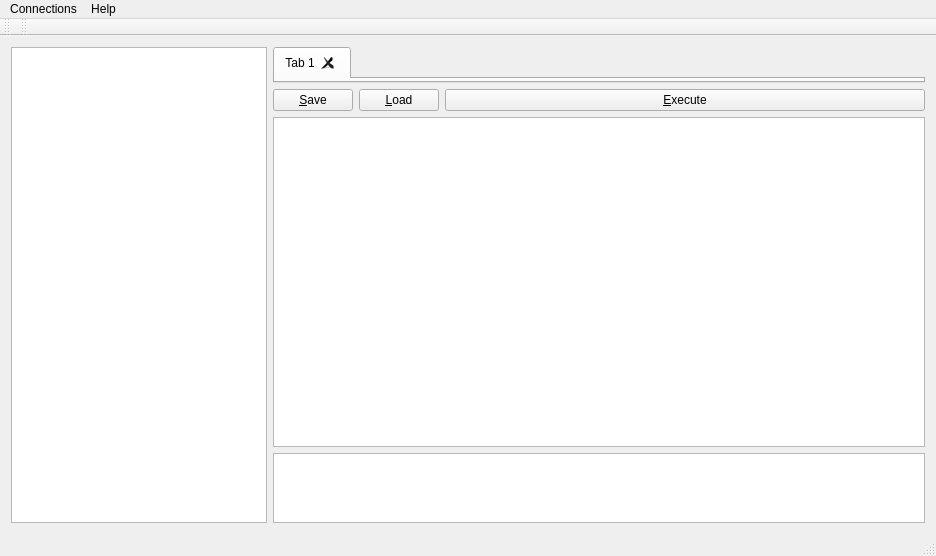
<?xml version="1.0" encoding="UTF-8"?>
<ui version="4.0">
 <class>MainWindow</class>
 <widget class="QMainWindow" name="MainWindow">
  <property name="geometry">
   <rect>
    <x>0</x>
    <y>0</y>
    <width>936</width>
    <height>556</height>
   </rect>
  </property>
  <property name="windowTitle">
   <string>MainWindow</string>
  </property>
  <property name="windowIcon">
   <iconset resource="resources.qrc">
    <normaloff>:/icons/programm_icon.png</normaloff>:/icons/programm_icon.png</iconset>
  </property>
  <widget class="QWidget" name="horizontalContainer">
   <layout class="QHBoxLayout" name="horizontalLayout" stretch="0,1">
    <item>
     <widget class="QTreeView" name="databaseList">
      <property name="sizePolicy">
       <sizepolicy hsizetype="Minimum" vsizetype="Minimum">
        <horstretch>0</horstretch>
        <verstretch>0</verstretch>
       </sizepolicy>
      </property>
     </widget>
    </item>
    <item>
     <layout class="QVBoxLayout" name="verticalLayout" stretch="0,1,6,1">
      <item>
       <widget class="QTabWidget" name="tabWidget">
        <property name="currentIndex">
         <number>0</number>
        </property>
        <property name="usesScrollButtons">
         <bool>true</bool>
        </property>
        <property name="documentMode">
         <bool>false</bool>
        </property>
        <property name="tabsClosable">
         <bool>true</bool>
        </property>
        <property name="movable">
         <bool>true</bool>
        </property>
        <property name="tabBarAutoHide">
         <bool>false</bool>
        </property>
        <widget class="QWidget" name="add_one">
         <property name="enabled">
          <bool>true</bool>
         </property>
         <attribute name="title">
          <string>Tab 1</string>
         </attribute>
        </widget>
       </widget>
      </item>
      <item>
       <layout class="QHBoxLayout" name="horizontalLayout_2" stretch="1,1,8">
        <item>
         <widget class="QPushButton" name="btnQuerySave">
          <property name="cursor">
           <cursorShape>PointingHandCursor</cursorShape>
          </property>
          <property name="toolTip">
           <string>&lt;html&gt;&lt;head/&gt;&lt;body&gt;&lt;p&gt;Press &lt;span style=&quot; font-weight:600;&quot;&gt;Button&lt;/span&gt; to Save Query to File&lt;/p&gt;&lt;/body&gt;&lt;/html&gt;</string>
          </property>
          <property name="text">
           <string>&amp;Save</string>
          </property>
          <property name="icon">
           <iconset resource="resources.qrc">
            <normaloff>:/icons/speichern_schatten.png</normaloff>:/icons/speichern_schatten.png</iconset>
          </property>
          <property name="iconSize">
           <size>
            <width>24</width>
            <height>24</height>
           </size>
          </property>
          <property name="shortcut">
           <string>Alt+S</string>
          </property>
         </widget>
        </item>
        <item>
         <widget class="QPushButton" name="btnQueryLoad">
          <property name="cursor">
           <cursorShape>PointingHandCursor</cursorShape>
          </property>
          <property name="toolTip">
           <string>&lt;html&gt;&lt;head/&gt;&lt;body&gt;&lt;p&gt;Press &lt;span style=&quot; font-weight:600;&quot;&gt;Button&lt;/span&gt; to load Query from File&lt;/p&gt;&lt;/body&gt;&lt;/html&gt;</string>
          </property>
          <property name="locale">
           <locale language="English" country="UnitedKingdom"/>
          </property>
          <property name="text">
           <string>&amp;Load</string>
          </property>
          <property name="icon">
           <iconset resource="resources.qrc">
            <normaloff>:/icons/speichern_schatten.png</normaloff>:/icons/speichern_schatten.png</iconset>
          </property>
          <property name="iconSize">
           <size>
            <width>24</width>
            <height>24</height>
           </size>
          </property>
          <property name="shortcut">
           <string>Alt+L</string>
          </property>
         </widget>
        </item>
        <item>
         <widget class="QPushButton" name="btnQueryExecute">
          <property name="cursor">
           <cursorShape>PointingHandCursor</cursorShape>
          </property>
          <property name="contextMenuPolicy">
           <enum>Qt::NoContextMenu</enum>
          </property>
          <property name="toolTip">
           <string>&lt;html&gt;&lt;head/&gt;&lt;body&gt;&lt;p&gt;Press &lt;span style=&quot; font-weight:600;&quot;&gt;Button&lt;/span&gt; or &lt;span style=&quot; font-weight:600;&quot;&gt;Ctrl+Return&lt;/span&gt; to execute Query&lt;/p&gt;&lt;/body&gt;&lt;/html&gt;</string>
          </property>
          <property name="accessibleDescription">
           <string/>
          </property>
          <property name="layoutDirection">
           <enum>Qt::LeftToRight</enum>
          </property>
          <property name="locale">
           <locale language="English" country="UnitedKingdom"/>
          </property>
          <property name="inputMethodHints">
           <set>Qt::ImhNone</set>
          </property>
          <property name="text">
           <string>&amp;Execute</string>
          </property>
          <property name="icon">
           <iconset resource="resources.qrc">
            <normaloff>:/icons/ausfuehren_schatten.png</normaloff>:/icons/ausfuehren_schatten.png</iconset>
          </property>
          <property name="iconSize">
           <size>
            <width>24</width>
            <height>24</height>
           </size>
          </property>
          <property name="shortcut">
           <string>Alt+E, Ctrl+Return</string>
          </property>
          <property name="autoDefault">
           <bool>false</bool>
          </property>
          <property name="default">
           <bool>false</bool>
          </property>
          <property name="flat">
           <bool>false</bool>
          </property>
         </widget>
        </item>
       </layout>
      </item>
      <item>
       <widget class="QTableView" name="queryResult">
        <property name="sizePolicy">
         <sizepolicy hsizetype="Expanding" vsizetype="Expanding">
          <horstretch>0</horstretch>
          <verstretch>0</verstretch>
         </sizepolicy>
        </property>
        <property name="baseSize">
         <size>
          <width>0</width>
          <height>0</height>
         </size>
        </property>
        <property name="toolTip">
         <string/>
        </property>
        <property name="locale">
         <locale language="English" country="UnitedKingdom"/>
        </property>
       </widget>
      </item>
      <item>
       <widget class="QTextEdit" name="information">
        <property name="readOnly">
         <bool>true</bool>
        </property>
       </widget>
      </item>
     </layout>
    </item>
   </layout>
  </widget>
  <widget class="QMenuBar" name="menuBar">
   <property name="geometry">
    <rect>
     <x>0</x>
     <y>0</y>
     <width>936</width>
     <height>22</height>
    </rect>
   </property>
   <widget class="QMenu" name="menuMain_Tool_Bar">
    <property name="title">
     <string>Connections</string>
    </property>
    <widget class="QMenu" name="menuVerbinden">
     <property name="toolTip">
      <string>Select Connection and press to Connect</string>
     </property>
     <property name="title">
      <string>Connect</string>
     </property>
    </widget>
    <addaction name="actionNewConnection"/>
    <addaction name="actionEditConnection"/>
    <addaction name="menuVerbinden"/>
    <addaction name="separator"/>
    <addaction name="actionClose"/>
   </widget>
   <widget class="QMenu" name="menuHilfe">
    <property name="title">
     <string>Help</string>
    </property>
    <addaction name="actionAboutDBManager"/>
    <addaction name="actionCheckForUpdates"/>
   </widget>
   <addaction name="menuMain_Tool_Bar"/>
   <addaction name="menuHilfe"/>
  </widget>
  <widget class="QToolBar" name="mainToolBar">
   <attribute name="toolBarArea">
    <enum>TopToolBarArea</enum>
   </attribute>
   <attribute name="toolBarBreak">
    <bool>false</bool>
   </attribute>
  </widget>
  <widget class="QStatusBar" name="statusBar"/>
  <widget class="QToolBar" name="toolBar">
   <property name="windowTitle">
    <string>toolBar</string>
   </property>
   <attribute name="toolBarArea">
    <enum>TopToolBarArea</enum>
   </attribute>
   <attribute name="toolBarBreak">
    <bool>false</bool>
   </attribute>
  </widget>
  <action name="actionNewConnection">
   <property name="text">
    <string>New</string>
   </property>
   <property name="toolTip">
    <string>Click Entry to create new Connection</string>
   </property>
  </action>
  <action name="actionEditConnection">
   <property name="text">
    <string>Manager</string>
   </property>
   <property name="toolTip">
    <string>Click Entry to edit Connections</string>
   </property>
  </action>
  <action name="actionClose">
   <property name="text">
    <string>Close</string>
   </property>
   <property name="toolTip">
    <string>Click Entry to close</string>
   </property>
  </action>
  <action name="actionSubmenu">
   <property name="text">
    <string>Submenu</string>
   </property>
  </action>
  <action name="actionAboutDBManager">
   <property name="icon">
    <iconset resource="resources.qrc">
     <normaloff>:/icons/hilfe_schatten.png</normaloff>:/icons/hilfe_schatten.png</iconset>
   </property>
   <property name="text">
    <string>about DBManager</string>
   </property>
   <property name="toolTip">
    <string>Click Entry to show Information about DBManager</string>
   </property>
  </action>
  <action name="actionCheckForUpdates">
   <property name="text">
    <string>check for Updates</string>
   </property>
   <property name="toolTip">
    <string>Click Entry to check for new updates for DBManager</string>
   </property>
  </action>
 </widget>
 <layoutdefault spacing="6" margin="11"/>
 <resources>
  <include location="resources.qrc"/>
 </resources>
 <connections>
  <connection>
   <sender>actionClose</sender>
   <signal>triggered()</signal>
   <receiver>MainWindow</receiver>
   <slot>close()</slot>
   <hints>
    <hint type="sourcelabel">
     <x>-1</x>
     <y>-1</y>
    </hint>
    <hint type="destinationlabel">
     <x>467</x>
     <y>277</y>
    </hint>
   </hints>
  </connection>
 </connections>
</ui>
